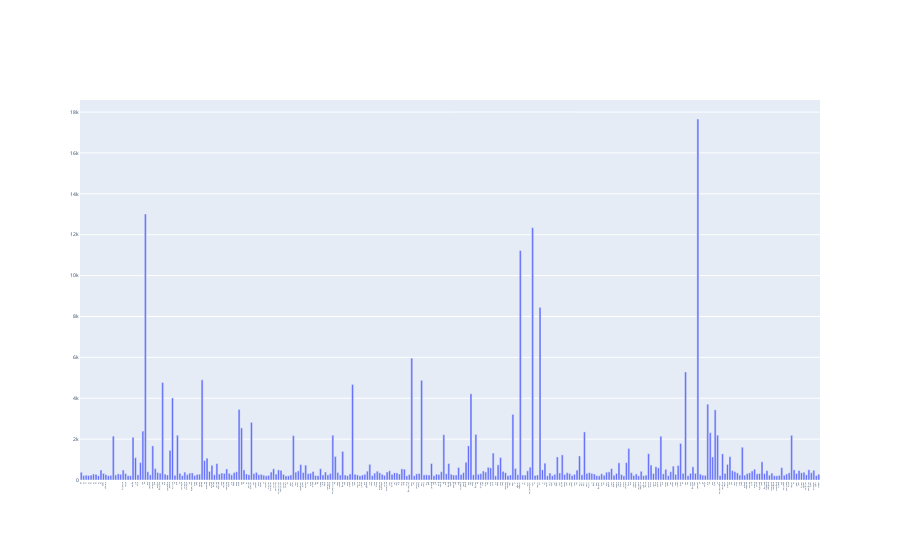

The notebook cell saved with this chart:
### Markdown cell above
### >>> **Exercise 13 (take home):** 
The chart above only contains 300 vocabulary in the documents, and it's already computationally intensive to both compute and visualize. Can you efficiently reduce the number of terms you want to visualize as an exercise.

### Code cell
term_freq_df = pd.DataFrame({'term': count_vect.get_feature_names_out(), 'freq': term_frequencies})
fig = go.Figure(
    data = [go.Bar(
        x = list(term_freq_df[term_freq_df['freq']>200]['term'])[:300],
        y = list(term_freq_df[term_freq_df['freq']>200]['freq'])[:300]
    )]
)

fig.update_layout(
    autosize  = True,
    xaxis = dict(
        tickvals = list(range(1,301)),
        ticktext = list(term_freq_df[term_freq_df['freq']>200]['term'])[:300],
        tickfont = dict(size = 2)
    ),
    yaxis = dict(
        tickfont = dict(size=5)
    )
)

### Figure 1 — Plotly figure (JSON) as saved in the notebook; plotly's stock layout.template omitted (floating-point values rounded to 4 significant figures; data arrays with more than 128 entries replaced by an {"elided": "..."} marker saying what was removed)
{"data": [{"type": "bar", "x": {"elided": "300 str values"}, "y": {"elided": "300 int values"}}], "layout": {"autosize": true, "xaxis": {"autorange": true, "range": [-0.5, 299.5], "tickfont": {"size": 2}, "ticktext": {"elided": "300 str values"}, "tickvals": {"elided": "300 int values"}, "type": "category"}, "yaxis": {"autorange": true, "range": [0, 18590.0], "tickfont": {"size": 5}, "type": "linear"}}}
